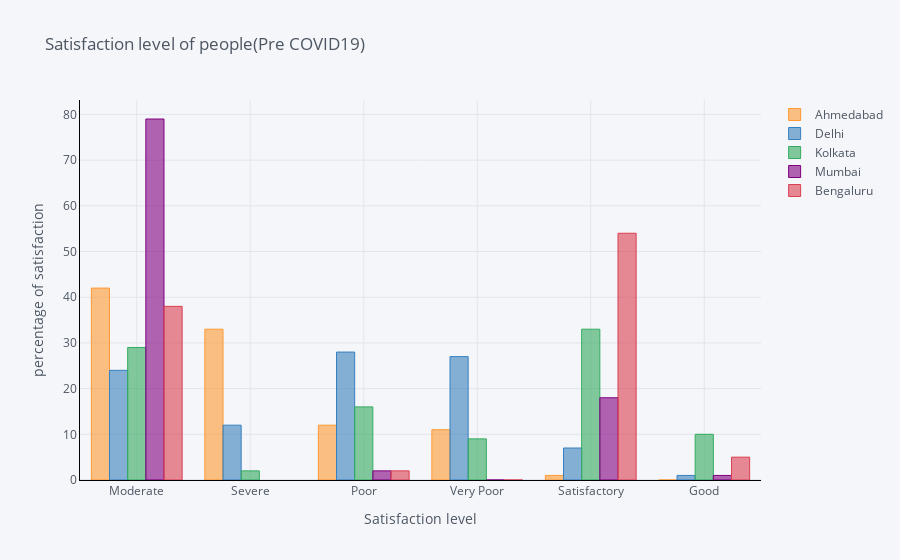

The notebook cell saved with this chart:
### Code cell
def al(var):
    cities = [var]
    filtered_city_day = df1[df1['Date'] <= '2020-04-01']
    AQI = filtered_city_day[filtered_city_day.City.isin(cities)][['City','Air_quality']]
    AQI[var] = AQI['Air_quality']
    k = AQI[var].value_counts()
    m = pd.DataFrame((round((k/sum(k))*100)))
    return m
c11 = al('Ahmedabad')
c22 = al('Delhi')
c33 = al('Kolkata')
c44 = al('Mumbai')
c55 = al('Bengaluru')
df_row = pd.concat([c11,c22,c33,c44,c55],axis=1)
df_row.iplot(kind='bar', align='center',xTitle='Satisfaction level', yTitle='percentage of satisfaction' ,linecolor='black', title='Satisfaction level of people(Pre COVID19)')

### Figure 1 — Plotly figure (JSON) as saved in the notebook; plotly's stock layout.template omitted (floating-point values rounded to 4 significant figures)
{"data": [{"marker": {"color": "rgba(255, 153, 51, 0.6)", "line": {"color": "rgba(255, 153, 51, 1.0)", "width": 1}}, "name": "Ahmedabad", "orientation": "v", "text": "", "type": "bar", "x": ["Moderate", "Severe", "Poor", "Very Poor", "Satisfactory", "Good"], "y": [42, 33, 12, 11, 1, 0]}, {"marker": {"color": "rgba(55, 128, 191, 0.6)", "line": {"color": "rgba(55, 128, 191, 1.0)", "width": 1}}, "name": "Delhi", "orientation": "v", "text": "", "type": "bar", "x": ["Moderate", "Severe", "Poor", "Very Poor", "Satisfactory", "Good"], "y": [24, 12, 28, 27, 7, 1]}, {"marker": {"color": "rgba(50, 171, 96, 0.6)", "line": {"color": "rgba(50, 171, 96, 1.0)", "width": 1}}, "name": "Kolkata", "orientation": "v", "text": "", "type": "bar", "x": ["Moderate", "Severe", "Poor", "Very Poor", "Satisfactory", "Good"], "y": [29, 2, 16, 9, 33, 10]}, {"marker": {"color": "rgba(128, 0, 128, 0.6)", "line": {"color": "rgba(128, 0, 128, 1.0)", "width": 1}}, "name": "Mumbai", "orientation": "v", "text": "", "type": "bar", "x": ["Moderate", "Severe", "Poor", "Very Poor", "Satisfactory", "Good"], "y": [79, "", 2, 0, 18, 1]}, {"marker": {"color": "rgba(219, 64, 82, 0.6)", "line": {"color": "rgba(219, 64, 82, 1.0)", "width": 1}}, "name": "Bengaluru", "orientation": "v", "text": "", "type": "bar", "x": ["Moderate", "Severe", "Poor", "Very Poor", "Satisfactory", "Good"], "y": [38, "", 2, 0, 54, 5]}], "layout": {"legend": {"bgcolor": "#F5F6F9", "font": {"color": "#4D5663"}}, "paper_bgcolor": "#F5F6F9", "plot_bgcolor": "#F5F6F9", "title": {"font": {"color": "#4D5663"}, "text": "Satisfaction level of people(Pre COVID19)"}, "xaxis": {"gridcolor": "#E1E5ED", "linecolor": "black", "showgrid": true, "tickfont": {"color": "#4D5663"}, "title": {"font": {"color": "#4D5663"}, "text": "Satisfaction level"}, "zerolinecolor": "#E1E5ED", "type": "category", "range": [-0.5, 5.5], "autorange": true}, "yaxis": {"gridcolor": "#E1E5ED", "linecolor": "black", "showgrid": true, "tickfont": {"color": "#4D5663"}, "title": {"font": {"color": "#4D5663"}, "text": "percentage of satisfaction"}, "zerolinecolor": "#E1E5ED", "type": "linear", "range": [0, 83.16], "autorange": true}, "autosize": true}}
